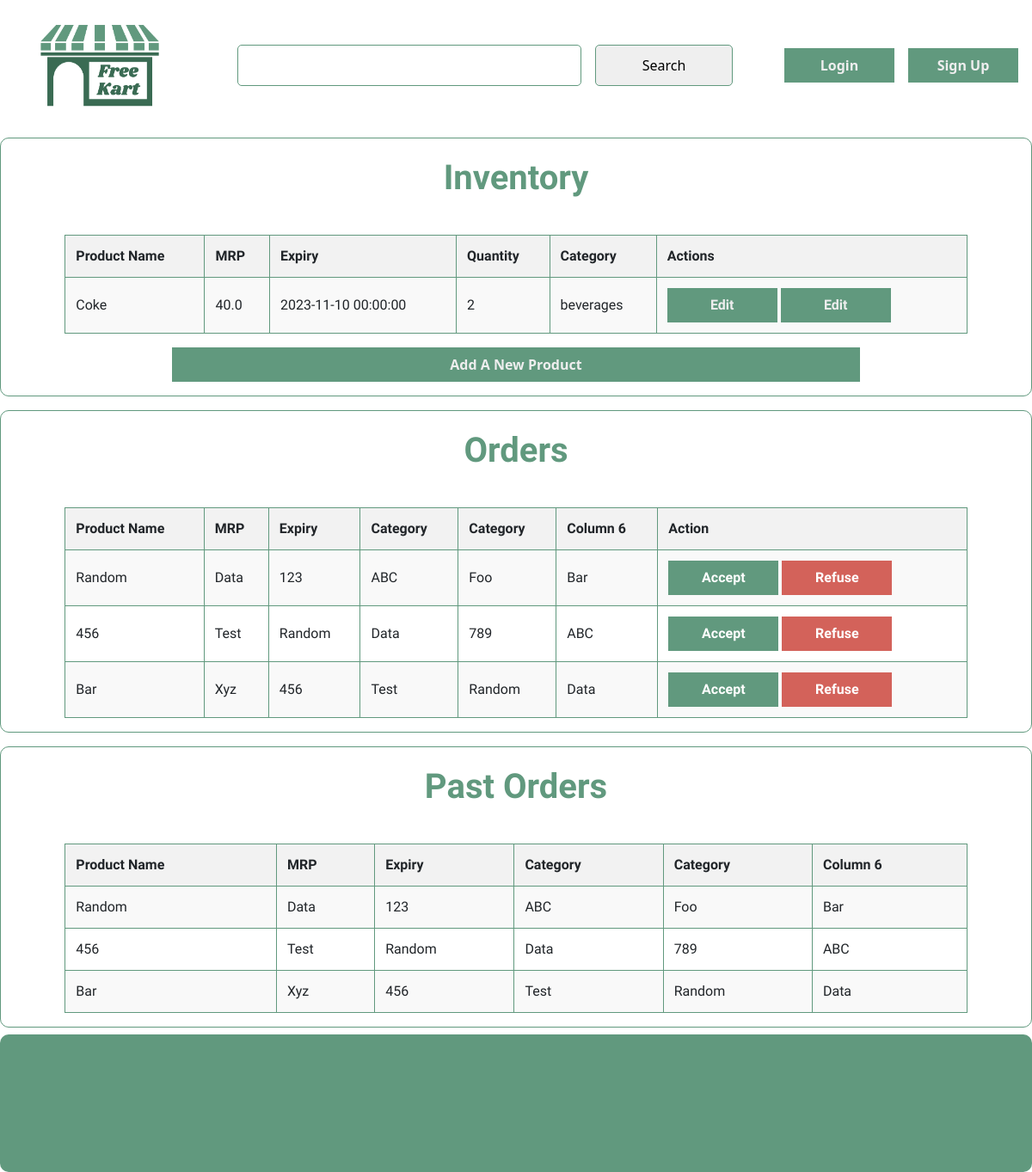
/dashboard/ (signed in), run on an earlier commit of the app's database.
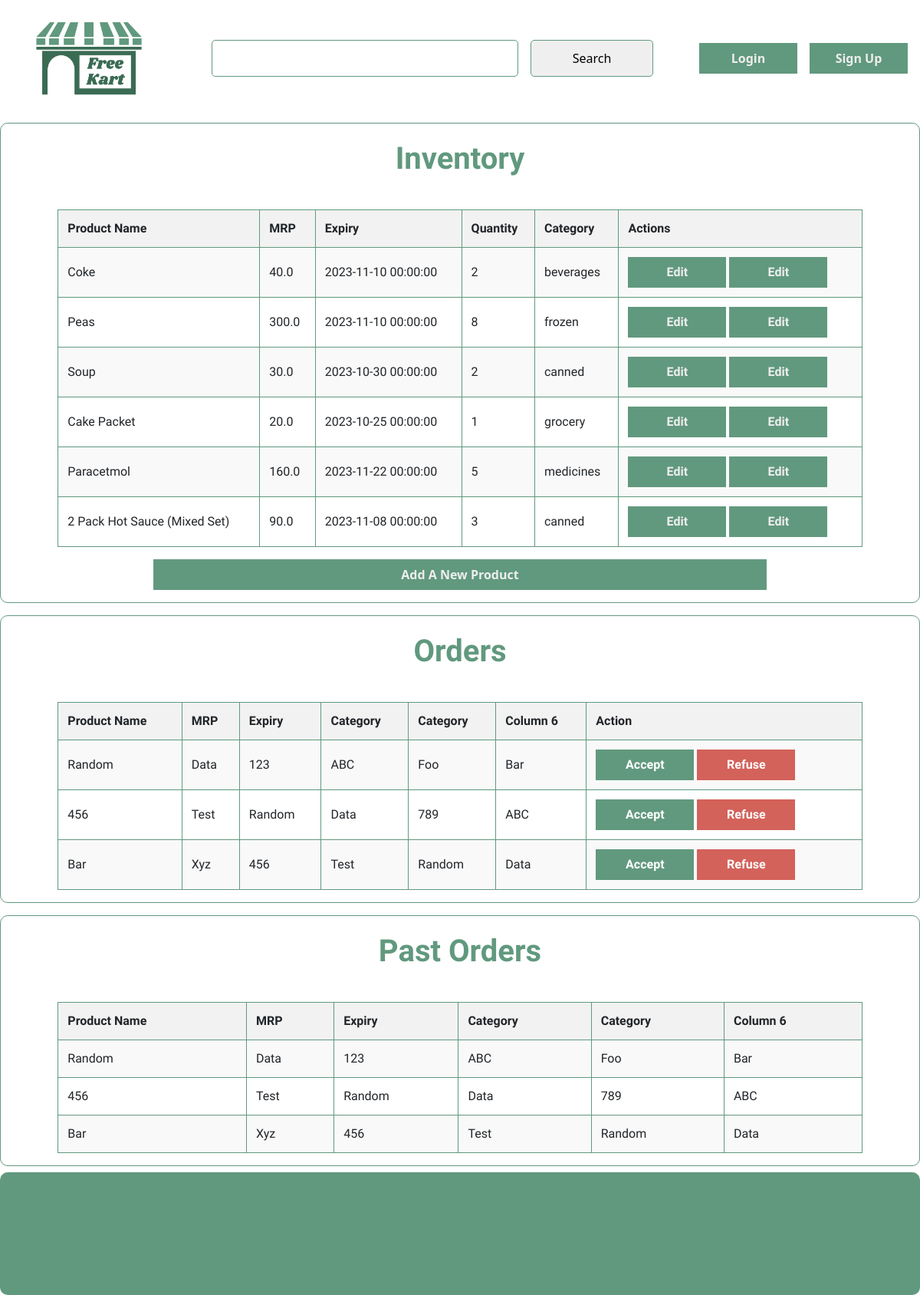
And on a later commit of the database.
### models.py (models this page shows, shortened)
class Product(db.Model):
    __tablename__ = "products"
    id = db.Column(db.Integer, primary_key=True, autoincrement=True)
    expiry = db.Column(db.DateTime, nullable=False)
    pic = db.Column(db.String(50), nullable=False, default="")
    name = db.Column(db.String(50), nullable=False)
    quantity = db.Column(db.Integer, nullable=False)
    price = db.Column(db.Float, nullable=False)
    category = db.Column(db.String(25), nullable=False)
    seller_id = db.Column(db.Integer, db.ForeignKey('sellers.id'), nullable=False)

### routes/core.py (the view)
@core.route("/dashboard/")
def dashboard():
    seller = auth_seller()
    if not seller:
        return redirect(url_for('core.root'))
    return render_template("dashboard.html", seller=seller)

### routes/core.py (called while the page is built)
def auth_seller():
    if 'user_id' not in session or 'type' not in session or session['type'] != 'seller':
        return None
    seller = Seller.query.get(session['user_id'])
    if not seller:
        return None
    return seller

### templates/dashboard.html
{% extends "base.html" %}
{% block head %}
<link rel="stylesheet" href="{{
    url_for('static', filename = 'css/dashboard.css')
}}">
{% endblock %}
{% block content %}
<inventory>
    <div class="display">
        <div class="heading">
   Inventory
        </div>
        <div class="products">
            <table>
                <tr>
                    <th>Product Name</th>
                    <th>MRP</th>
                    <th>Expiry</th>
                    <th>Quantity</th>
                    <th>Category</th>
                    <th>Actions</th>
                </tr>
                {% for product in seller.products %}
                <tr>
                    <td>{{ product.name }}</td>
                    <td>{{ product.price }}</td>
                    <td>{{ product.expiry }}</td>
                    <td>{{ product.quantity }}</td>
                    <td>{{ product.category }}</td>
                    <td>
                      <button onlick="window.location = '/dashboard/edit/{{ product.id }}'">Edit</button>
                      <button onlick="window.location = '/dashboard/delete/{{ product.id }}'">Edit</button>
                    </td>
                </tr>
                {% endfor %}
            </table>
        </div>
        <div class="add">
            <button id = 'add' onclick="window.location = '/dashboard/add'">
                Add A New Product
            </button>
        </div>
    </div>
    <div class="display">
        <div class="heading">
          Orders
        </div>
        <div class="products">
    <table>
        <tr>
            <th>Product Name</th>
            <th>MRP</th>
            <th>Expiry</th>
            <th>Category</th>
            <th>Category</th>
            <th>Column 6</th>
            <th>Action</th>
        </tr>
        <tr>
            <td>Random</td>
            <td>Data</td>
            <td>123</td>
            <td>ABC</td>
            <td>Foo</td>
            <td>Bar</td>
            <td class="action-buttons">
                <button class="accept-btn">Accept</button>
                <button class="refuse-btn">Refuse</button>
            </td>
        </tr>
        <tr>
            <td>456</td>
            <td>Test</td>
            <td>Random</td>
            <td>Data</td>
            <td>789</td>
            <td>ABC</td>
            <td class="action-buttons">
                <button class="accept-btn">Accept</button>
                <button class="refuse-btn">Refuse</button>
            </td>
        </tr>
        <tr>
            <td>Bar</td>
            <td>Xyz</td>
            <td>456</td>
            <td>Test</td>
            <td>Random</td>
            <td>Data</td>
            <td class="action-buttons">
                <button class="accept-btn">Accept</button>
                <button class="refuse-btn">Refuse</button>
            </td>
        </tr>
    </table>
        </div>
      </div>
    <div class="display">
        <div class="heading">
          Past Orders
        </div>
        <div class="products">
            <table>
                <tr>
                    <th>Product Name</th>
                    <th>MRP</th>
                    <th>Expiry</th>
                    <th>Category</th>
                    <th>Category</th>
                    <th>Column 6</th>
                </tr>
                <tr>
                    <td>Random</td>
                    <td>Data</td>
                    <td>123</td>
                    <td>ABC</td>
                    <td>Foo</td>
                    <td>Bar</td>
                </tr>
                <tr>
                    <td>456</td>
                    <td>Test</td>
                    <td>Random</td>
                    <td>Data</td>
                    <td>789</td>
                    <td>ABC</td>
                </tr>
                <tr>
                    <td>Bar</td>
                    <td>Xyz</td>
                    <td>456</td>
                    <td>Test</td>
                    <td>Random</td>
                    <td>Data</td>
                </tr>
            </table>
        </div>
      </div>
</inventory>
{% endblock %}

What changed in the data, as far as the page shows it:
added Product: name "Peas", price "300.0", expiry "2023-11-10 00:00:00", quantity "8", category "frozen"
added Product: name "Soup", price "30.0", expiry "2023-10-30 00:00:00", quantity "2", category "canned"
added Product: name "Cake Packet", price "20.0", expiry "2023-10-25 00:00:00", quantity "1", category "grocery"
added Product: name "Paracetmol", price "160.0", expiry "2023-11-22 00:00:00", quantity "5", category "medicines"
added Product: name "2 Pack Hot Sauce (Mixed Set)", price "90.0", expiry "2023-11-08 00:00:00", quantity "3", category "canned"
